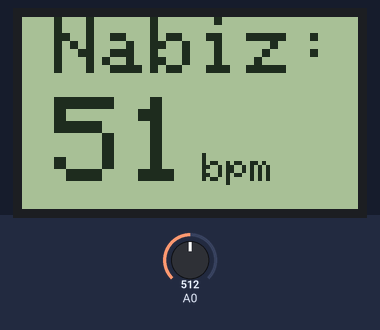
A sketch run on a simulated Arduino Uno, built with avr-gcc and run on an emulated ATmega328P. Shown: 84×48 one-colour display. The test bench sets the inputs (shaded band); at power-on: A0 = 512.

Above: at 3.3 s.
3.4 s: A0 set to 531
At 8.7 s:
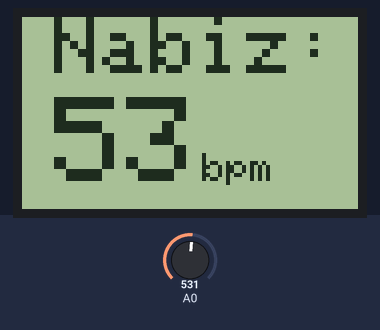
9.0 s: A0 set to 716
At 13.8 s:
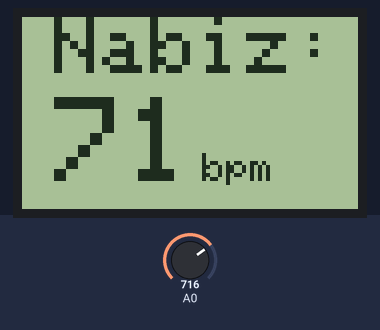
14.1 s: A0 set to 900
At 18.7 s:
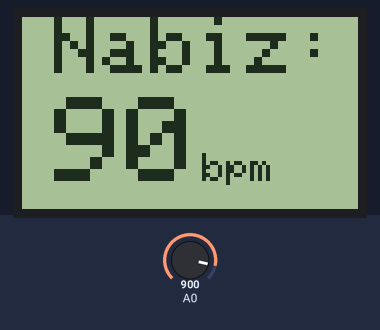
Timing chart, 0 to 20.2 s (numbered marks = the images above; inputs shaded):
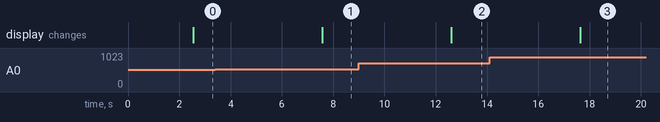

Measured:
- the behaviour switches between 519 and 520 on A0 (found by bisection; images 0 and 1)
- after the input at 3.4 s, the display: changes after 4.2 s (image 1)
- after the input at 9.0 s, the display: changes after 3.6 s (image 2)
- after the input at 14.1 s, the display: changes after 3.5 s (image 3)

The sketch:

NabizOlcer-5110.ino
```cpp
#include <Wire.h>
#include <Adafruit_GFX.h>
#include <Adafruit_PCD8544.h>
#include <SPI.h>

Adafruit_PCD8544 display = Adafruit_PCD8544(7, 6, 5, 4, 3);

double alpha=0.75;
int period=20;
double yenileme=0.0;

void setup()
{
   pinMode(A0,INPUT);
   display.begin();
   display.setContrast(100);
   display.clearDisplay();
   display.setRotation(0); //Ekranı dondurmek icin 2 yazabilirsiniz.
}

void loop()
{
   static double eskideger=0;
   static double eskiyenileme=0;
   int nabiz=analogRead(A0);
   double deger=alpha*eskideger+(0-alpha)*nabiz;
   yenileme=deger-eskideger;
   display.setTextSize(2);
   display.setTextColor(BLACK);
   display.setCursor(8,0);
   display.print("Nabiz:");
   int nabiz2 = nabiz/10;
   display.setCursor(8,20);
   display.setTextSize(3);
   display.println(nabiz2);
   if (nabiz2 < 10 && nabiz2 > -1) {
    display.setCursor(25,34);
    display.setTextSize(1);
    display.println("bpm");
   } else if (nabiz2 > 9 && nabiz2 < 100) {
    display.setCursor(45,34);
    display.setTextSize(1);
    display.println("bpm");
   } else if (nabiz2 > 99) {
     display.setCursor(62,34);
     display.setTextSize(1);
     display.println("bpm");
   } else if (nabiz2 < 0) {
     display.setCursor(45,20);
     display.setTextSize(1);
     display.println("HATA");
   }
   eskideger=deger;
   eskiyenileme=yenileme;
   delay(period*125);
   display.display();
   display.clearDisplay();
}
```
